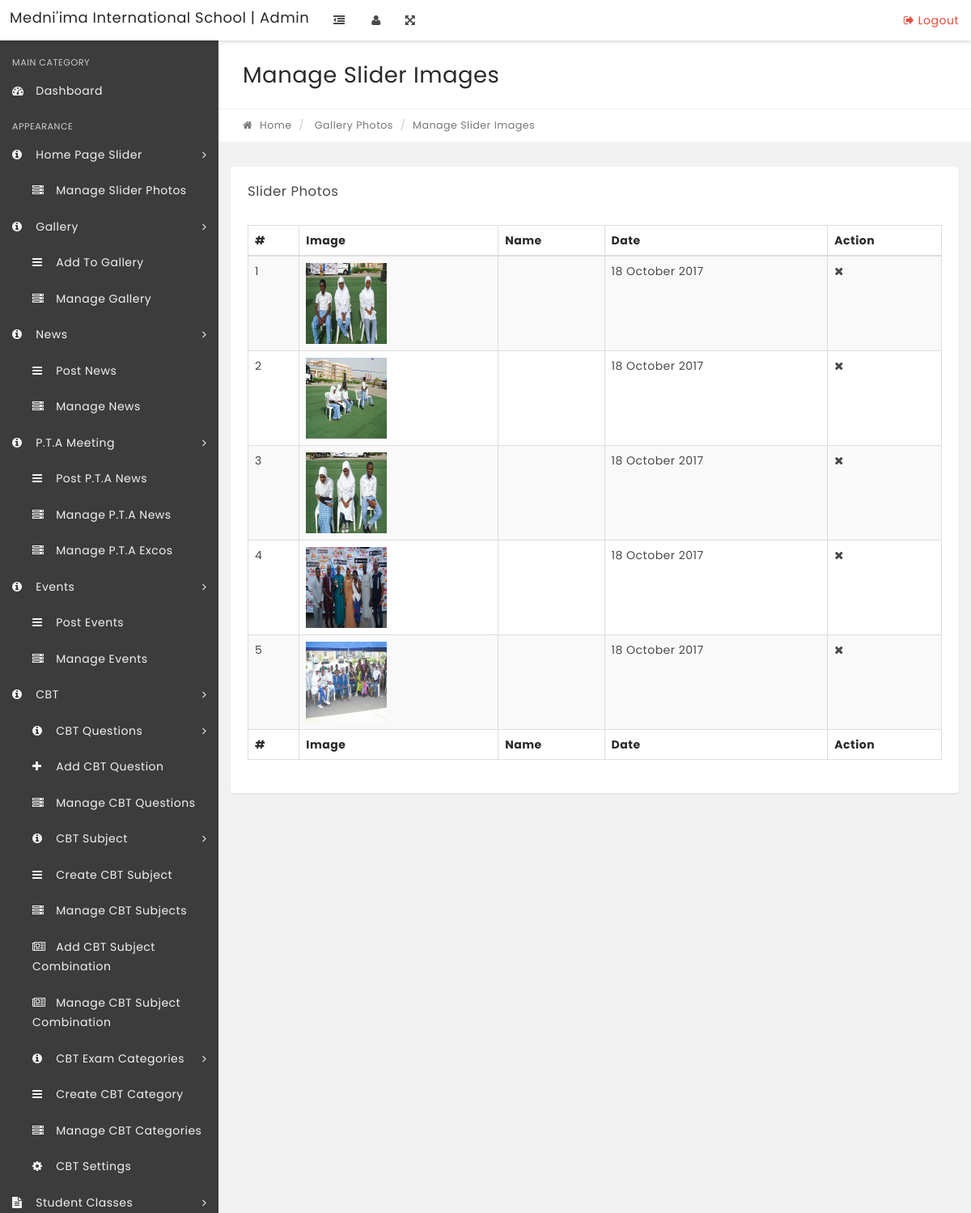
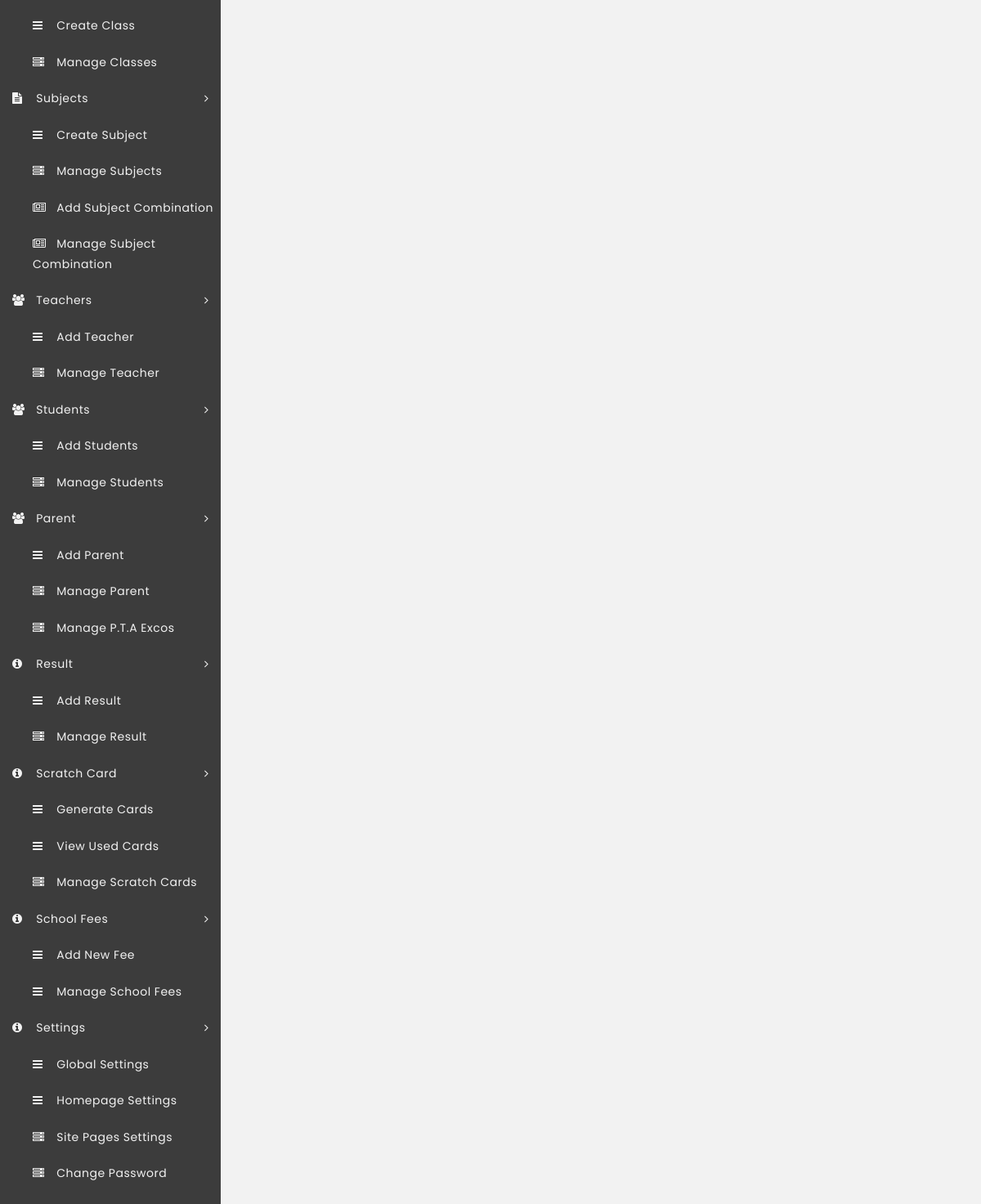
/admin/manage-slider.php, run on the app's committed database (2 pictures, top to bottom).
### tables this page shows
CREATE TABLE IF NOT EXISTS `home_slider` (
  `id` int(11) NOT NULL,
  `name` varchar(250) NOT NULL,
  `image_link` text NOT NULL,
  `date` timestamp NOT NULL DEFAULT CURRENT_TIMESTAMP ON UPDATE CURRENT_TIMESTAMP
);

### controller/header.php (called while the page is built, shortened)
<?php
require_once __DIR__ . '/config.php';
if(($db=="" || $db->connect_error))
{
    header("Location: /installation/");
}
else{
include __DIR__ . '/func.php';
$iSMartFUN = new Ismart_Controller($db);
}
?>

### controller/func.php (called while the page is built, shortened)
<?php
class Ismart_Controller {
	var $db;
	function __construct($db){
		$this->db = $db;
            	}
public function getTRows($table,$conditions = array()){
		$sql = 'SELECT ';
		$sql .= array_key_exists("select",$conditions)?$conditions['select']:'*';
		$sql .= ' FROM '.$table;
		if(array_key_exists("order_by",$conditions)){
			$sql .= ' ORDER BY '.$conditions['order_by'];
		}
		$result = $this->db->query($sql);
		if(array_key_exists("return_type",$conditions) && $conditions['return_type'] != 'all'){
			switch($conditions['return_type']){
				case 'count':
					$data = $result->num_rows;
					break;
				case 'single':
					$data = $result->fetch_object();
					break;
				default:
					$data = '';
			}
		}else{
			if($result->num_rows > 0){
				while($row = $result->fetch_object()){
					$data[] = $row;
				}
			}
		}
		return !empty($data)?$data:false;
	}
}
?>

### admin/manage-slider.php (the view, shortened to what this page needs)
<?php
include('../controller/header.php');
if(strlen($_SESSION['alogin'])=="")
    {
    $login_url=''.SITE_URL.'login';
    header("Location: $login_url");
    }
    else{
?>
<!DOCTYPE html>
<html lang="en">
    <head>
    </head>
    <body class="top-navbar-fixed">
        <div class="main-wrapper">
   <?php include('includes/topbar.php');?>
            <div class="content-wrapper">
                <div class="content-container">
<?php include('includes/leftbar.php');?>
                    <div class="main-page">
                        <div class="container-fluid">
                            <div class="row page-title-div">
                                <div class="col-md-6">
                                    <h2 class="title">Manage Slider Images</h2>
                                </div>
                            </div>
                            <div class="row breadcrumb-div">
                                <div class="col-md-6">
                                    <ul class="breadcrumb">
            							<li><a href="dashboard.php"><i class="fa fa-home"></i> Home</a></li>
                                        <li> Gallery Photos</li>
            							<li class="active">Manage Slider Images</li>
            						</ul>
                                </div>
                            </div>
                        </div>
                        <section class="section">
                            <div class="container-fluid">
<div id="divToPrint">
                                <div class="row">
                                    <div class="col-md-12">
                                        <div class="panel">
                                            <div class="panel-heading">
                                                <div class="panel-title">
                                                    <h5>Slider Photos</h5>
                                                </div>
                                            </div>
                                            <div class="panel-body p-20">
                                                <table id="example" class="display table table-striped table-bordered" cellspacing="0" width="100%">
                                                    <thead>
                                                        <tr>
                                                            <th>#</th>
                                                            <th>Image</th>
                                                            <th>Name</th>
                                                            <th>Date</th>
                                                            <th>Action</th>
                                                        </tr>
                                                    </thead>
                                                    <tfoot>
                                                        <tr>
                                                          <th>#</th>
                                                            <th>Image</th>
                                                            <th>Name</th>
                                                            <th>Date</th>
                                                            <th>Action</th>
                                                        </tr>
                                                    </tfoot>
                                                    <tbody>
<?php
$slider_condition['order_by'] = 'date DESC';
$slider_list = $iSMartFUN->getTRows("home_slider",$slider_condition);
$cnt=1;
if($slider_list)
{
foreach($slider_list as $result)
{   ?>
<tr>
 <td><?php echo htmlentities($cnt);?></td>
                                                            <td><img src="<?php echo htmlentities($result->image_link);?>" width="100px" height="100px"/></td>
                                                            <td><?php echo htmlentities($result->name);?></td>
                                                            <td><?php echo date('j F Y',strtotime($result->date));?></td>
<td>
<a href="manage-slider.php?did=<?php echo htmlentities($result->id);?>"><i class="fa fa-times" title="Delete"></i> </a>
</td>
</tr>
<?php $cnt=$cnt+1;}} ?>
                                                    </tbody>
                                                </table>
</div>
                                            </div>
                                        </div>
                                    </div>
                                                </div>
                                            </div>
                                        </div>
                                    </div>
                                </div>
                            </div>
    </body>
</html>
<?php } ?>

### data on the page
home_slider: image_link (picture), date "18 October 2017"
home_slider: image_link (picture), date "18 October 2017"
home_slider: image_link (picture), date "18 October 2017"
home_slider: image_link (picture), date "18 October 2017"
home_slider: image_link (picture), date "18 October 2017"

### other printed values
SCHOOL_NAME "Medni'ima International School"
